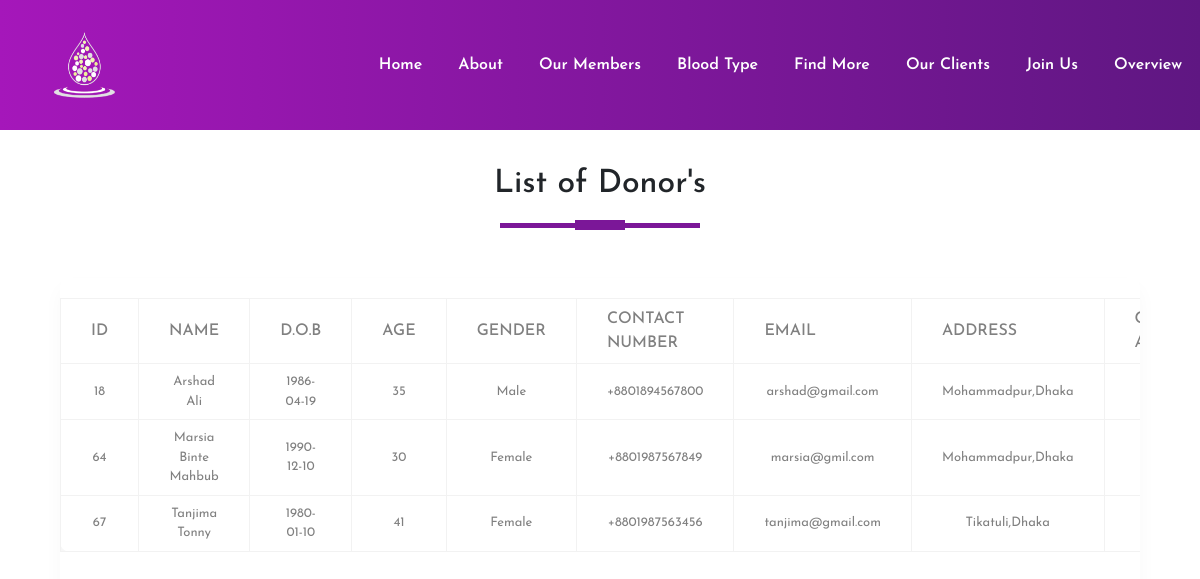
The page /php/next5.php on the database its author committed.
### tables this page shows
CREATE TABLE `donorinfo` (
  `id` int(11) NOT NULL,
  `name` varchar(100) NOT NULL,
  `Date_of_birth` date NOT NULL,
  `age` int(100) NOT NULL,
  `bloodgroup` varchar(100) NOT NULL,
  `gender` varchar(100) NOT NULL,
  `Contact_number` varchar(14) NOT NULL,
  `email` varchar(100) NOT NULL,
  `address` varchar(150) NOT NULL,
  `Covid19_affected` varchar(100) NOT NULL
);

### php/next5.php (the view, shortened to what this page needs)
<!DOCTYPE html>
<html>
<head>
  <link rel="stylesheet" type="text/css" href="../css/styles.css">
  <link rel="stylesheet" href="https://maxcdn.bootstrapcdn.com/bootstrap/4.5.2/css/bootstrap.min.css">
<link rel="stylesheet" href="https://cdnjs.cloudflare.com/ajax/libs/font-awesome/4.7.0/css/font-awesome.min.css" />
</head>
<body>
<section id="nav-bar">
<nav class="navbar navbar-expand-lg navbar-light">
    <a class="navbar-brand" href="#"><img src="../image/log.png" width="80px"></a>
    <div class="collapse navbar-collapse" id="navbarNav">
      <ul class="navbar-nav ml-auto">
        <li class="nav-item">
          <a class="nav-link" aria-current="page" href="index1.php">Home</a>
        </li>
        <li class="nav-item">
          <a class="nav-link" href="about.php">About</a>
        </li>
        <li class="nav-item">
          <a class="nav-link" href="members.php">Our Members</a>
        </li>
        <li class="nav-item">
          <a class="nav-link" href="userinfo.php" >Blood Type</a>
        </li>
        <li class="nav-item">
          <a class="nav-link" href="search.php" >Find More</a>
        </li>
        <li class="nav-item">
          <a class="nav-link" href="receiver.php">Our Clients</a>
        </li>
        <li class="nav-item">
          <a class="nav-link" href="registration.php" >Join Us</a>
        </li>
        <li class="nav-item">
          <a class="nav-link" href="overview.php" >Overview</a>
        </li>
      </ul>
    </div>
</nav>
<div class="main-div">
    <h2 class="title text-center">List of Donor's</h2>
    <div class="center-div">
        <div class="table-responsive">
            <table>
                <thead>
                    <tr>
                        <th>ID</th>
                        <th>Name</th>
                        <th>D.O.B</th>
                        <th>Age</th>
                        <th>Gender</th>
                        <th>Contact Number</th>
                        <th>Email</th>
                        <th>Address</th>
                        <th>Covid19 Affected</th>
                    </tr>
                </thead>
                <tbody>
                <?php
include 'connection.php';
$selectquery="select * from donorinfo where bloodgroup='O-'";
$query=mysqli_query($con,$selectquery);
while($res=mysqli_fetch_array($query))
{
    ?>
    <tr>
    <td><?php echo $res['id']?></td>
    <td><?php echo $res['name']?></td>
    <td><?php echo $res['Date_of_birth']?></td>
    <td><?php echo $res['age']?></td>
    <td><?php echo $res['gender']?></td>
    <td><?php echo $res['Contact_number']?></td>
    <td><?php echo $res['email']?></td>
    <td><?php echo $res['address']?></td>
    <td><?php echo $res['Covid19_affected']?></td>
</tr>
<?php
}
?>
                </tbody>
            </table>
        </div>
</div>
</div>
</body>
</html>

### css/styles.css (style rules this page uses)
* { margin:0; padding:0; box-sizing:border-box; font-family:'Josefin Sans',sans-serif; }
#nav-bar { position:sticky; top:0; z-index:10; }
.navbar { padding:0!important; background-image: linear-gradient(to right,#a517ba,#5f1782); }
.navbar-brand img { padding-left:20px; height:120px; width:150px; }
.navbar-nav li { padding:0 10px; }
.navbar-nav li a { color:#fff!important; font-weight:600; }
table { border-collapse:collapse; background-color:#fff; box-shadow:0 10px 0 rgba(0,0,0,.03); border-radius:10px; margin:auto; }
th,td { border:1px solid #f2f2f2; padding:8px 30px; text-align:center; color:grey; }
th { text-transform:uppercase; font-weight:500; }
td { font-size:13px; }
.main-div { width:100%; height:100vh; display:flex; flex-direction:column; justify-content:center; align-items:center; }
.main-div h2 { padding:5px; margin-top:25px; text-decoration:uppercase; }
.title::before { content:''; background:#7b1798; height:5px; width:200px; margin-left:auto; margin-right:auto; display:block; transform:translateY(63px); }
.title::after { content:''; background:#7b1798; height:10px; width:50px; margin-left:auto; margin-right:auto; margin-bottom:40px; display:block; transform:translateY(17px); }
.center-div { width:90%; height:80vh; padding:20px 0 0 0; box-shadow:0 10px 20px 0 rgba(0,0,0,.03); border-radius:10px; margin:auto; }

### rows shown on the page
donorinfo: id "18", name "Arshad Ali", Date_of_birth "1986-04-19", age "35", gender "Male", Contact_number "+8801894567800", email "arshad@gmail.com", address "Mohammadpur,Dhaka"
donorinfo: id "64", name "Marsia Binte Mahbub", Date_of_birth "1990-12-10", age "30", gender "Female", Contact_number "+8801987567849", email "marsia@gmil.com", address "Mohammadpur,Dhaka"
donorinfo: id "67", name "Tanjima Tonny", Date_of_birth "1980-01-10", age "41", gender "Female", Contact_number "+8801987563456", email "tanjima@gmail.com", address "Tikatuli,Dhaka"
